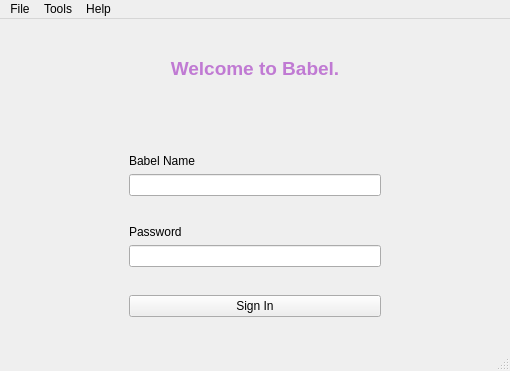
<?xml version="1.0" encoding="UTF-8"?>
<ui version="4.0">
 <class>BabelLoginWindow</class>
 <widget class="QMainWindow" name="BabelLoginWindow">
  <property name="geometry">
   <rect>
    <x>0</x>
    <y>0</y>
    <width>510</width>
    <height>371</height>
   </rect>
  </property>
  <property name="windowTitle">
   <string>MainWindow</string>
  </property>
  <property name="windowIcon">
   <iconset resource="Resources.qrc">
    <normaloff>:/images/icon/Resources/babel_icon_b.png</normaloff>:/images/icon/Resources/babel_icon_b.png</iconset>
  </property>
  <property name="styleSheet">
   <string notr="true">BabelLoginWindow
{
	background-image: url(:/images/background/Resources/login_background.png)
}
</string>
  </property>
  <widget class="QWidget" name="centralwidget">
   <layout class="QGridLayout" name="gridLayout">
    <item row="0" column="5" rowspan="12">
     <spacer name="spacer_12">
      <property name="sizeHint" stdset="0">
       <size>
        <width>20</width>
        <height>40</height>
       </size>
      </property>
     </spacer>
    </item>
    <item row="0" column="8" rowspan="12">
     <spacer name="spacer_13">
      <property name="sizeHint" stdset="0">
       <size>
        <width>20</width>
        <height>40</height>
       </size>
      </property>
     </spacer>
    </item>
    <item row="9" column="6" colspan="2">
     <spacer name="spacer_5">
      <property name="sizeHint" stdset="0">
       <size>
        <width>20</width>
        <height>40</height>
       </size>
      </property>
     </spacer>
    </item>
    <item row="3" column="6" colspan="2">
     <spacer name="spacer_3">
      <property name="sizeHint" stdset="0">
       <size>
        <width>20</width>
        <height>40</height>
       </size>
      </property>
     </spacer>
    </item>
    <item row="0" column="6" colspan="2">
     <spacer name="spacer">
      <property name="sizeHint" stdset="0">
       <size>
        <width>20</width>
        <height>40</height>
       </size>
      </property>
     </spacer>
    </item>
    <item row="0" column="4" rowspan="12">
     <spacer name="spacer_11">
      <property name="sizeHint" stdset="0">
       <size>
        <width>20</width>
        <height>40</height>
       </size>
      </property>
     </spacer>
    </item>
    <item row="0" column="9" rowspan="12">
     <spacer name="spacer_14">
      <property name="sizeHint" stdset="0">
       <size>
        <width>20</width>
        <height>40</height>
       </size>
      </property>
     </spacer>
    </item>
    <item row="0" column="10" rowspan="12">
     <spacer name="spacer_15">
      <property name="sizeHint" stdset="0">
       <size>
        <width>20</width>
        <height>40</height>
       </size>
      </property>
     </spacer>
    </item>
    <item row="0" column="3" rowspan="12">
     <spacer name="spacer_10">
      <property name="sizeHint" stdset="0">
       <size>
        <width>20</width>
        <height>40</height>
       </size>
      </property>
     </spacer>
    </item>
    <item row="0" column="1" rowspan="12">
     <spacer name="spacer_8">
      <property name="sizeHint" stdset="0">
       <size>
        <width>20</width>
        <height>40</height>
       </size>
      </property>
     </spacer>
    </item>
    <item row="0" column="11" rowspan="12">
     <spacer name="spacer_16">
      <property name="sizeHint" stdset="0">
       <size>
        <width>20</width>
        <height>40</height>
       </size>
      </property>
     </spacer>
    </item>
    <item row="0" column="12" rowspan="12">
     <spacer name="spacer_17">
      <property name="sizeHint" stdset="0">
       <size>
        <width>20</width>
        <height>40</height>
       </size>
      </property>
     </spacer>
    </item>
    <item row="0" column="2" rowspan="12">
     <spacer name="spacer_9">
      <property name="sizeHint" stdset="0">
       <size>
        <width>20</width>
        <height>40</height>
       </size>
      </property>
     </spacer>
    </item>
    <item row="0" column="0" rowspan="12">
     <spacer name="spacer_7">
      <property name="sizeHint" stdset="0">
       <size>
        <width>20</width>
        <height>40</height>
       </size>
      </property>
     </spacer>
    </item>
    <item row="0" column="13" rowspan="12">
     <spacer name="spacer_18">
      <property name="sizeHint" stdset="0">
       <size>
        <width>20</width>
        <height>40</height>
       </size>
      </property>
     </spacer>
    </item>
    <item row="11" column="6" colspan="2">
     <spacer name="spacer_6">
      <property name="sizeHint" stdset="0">
       <size>
        <width>20</width>
        <height>40</height>
       </size>
      </property>
     </spacer>
    </item>
    <item row="6" column="6" colspan="2">
     <spacer name="spacer_4">
      <property name="sizeHint" stdset="0">
       <size>
        <width>20</width>
        <height>40</height>
       </size>
      </property>
     </spacer>
    </item>
    <item row="2" column="6" colspan="2">
     <spacer name="spacer_2">
      <property name="sizeHint" stdset="0">
       <size>
        <width>20</width>
        <height>40</height>
       </size>
      </property>
     </spacer>
    </item>
    <item row="1" column="6" colspan="2">
     <widget class="QLabel" name="WelcomeToBabel">
      <property name="font">
       <font>
        <weight>75</weight>
        <bold>true</bold>
       </font>
      </property>
      <property name="styleSheet">
       <string notr="true"/>
      </property>
      <property name="text">
       <string>&lt;!DOCTYPE HTML PUBLIC &quot;-//W3C//DTD HTML 4.0//EN&quot; &quot;http://www.w3.org/TR/REC-html40/strict.dtd&quot;&gt;
&lt;html&gt;&lt;head&gt;&lt;meta name=&quot;qrichtext&quot; content=&quot;1&quot; /&gt;&lt;style type=&quot;text/css&quot;&gt;
p, li { white-space: pre-wrap; }
&lt;/style&gt;&lt;/head&gt;&lt;body style=&quot; font-family:'Ubuntu'; font-size:11pt; font-weight:600; font-style:normal;&quot;&gt;
&lt;p style=&quot; margin-top:0px; margin-bottom:0px; margin-left:0px; margin-right:0px; -qt-block-indent:0; text-indent:0px;&quot;&gt;&lt;span style=&quot; font-size:14pt; color:#c07ad3;&quot;&gt;Welcome to Babel.&lt;/span&gt;&lt;/p&gt;
&lt;p style=&quot;-qt-paragraph-type:empty; margin-top:0px; margin-bottom:0px; margin-left:0px; margin-right:0px; -qt-block-indent:0; text-indent:0px; font-size:14pt; color:#c07ad3;&quot;&gt;&lt;/p&gt;&lt;/body&gt;&lt;/html&gt;</string>
      </property>
      <property name="alignment">
       <set>Qt::AlignCenter</set>
      </property>
     </widget>
    </item>
    <item row="4" column="6">
     <widget class="QLabel" name="BabelName">
      <property name="text">
       <string>Babel Name</string>
      </property>
     </widget>
    </item>
    <item row="5" column="6" colspan="2">
     <widget class="QLineEdit" name="BabelNameLineEdit"/>
    </item>
    <item row="8" column="6" colspan="2">
     <widget class="QLineEdit" name="PasswordLineEdit">
      <property name="echoMode">
       <enum>QLineEdit::Password</enum>
      </property>
     </widget>
    </item>
    <item row="7" column="6">
     <widget class="QLabel" name="Password">
      <property name="text">
       <string>Password</string>
      </property>
     </widget>
    </item>
    <item row="10" column="6" colspan="2">
     <widget class="QPushButton" name="SignInButton">
      <property name="text">
       <string>Sign In</string>
      </property>
     </widget>
    </item>
   </layout>
   <zorder>spacer_12</zorder>
   <zorder>spacer_13</zorder>
   <zorder>spacer_5</zorder>
   <zorder>spacer_3</zorder>
   <zorder>spacer</zorder>
   <zorder>spacer_11</zorder>
   <zorder>spacer_14</zorder>
   <zorder>spacer_15</zorder>
   <zorder>spacer_10</zorder>
   <zorder>spacer_8</zorder>
   <zorder>spacer_16</zorder>
   <zorder>spacer_17</zorder>
   <zorder>spacer_9</zorder>
   <zorder>spacer_7</zorder>
   <zorder>spacer_18</zorder>
   <zorder>spacer_6</zorder>
   <zorder>spacer_4</zorder>
   <zorder>spacer_2</zorder>
   <zorder>WelcomeToBabel</zorder>
   <zorder>BabelName</zorder>
   <zorder>BabelNameLineEdit</zorder>
   <zorder>PasswordLineEdit</zorder>
   <zorder>Password</zorder>
   <zorder>SignInButton</zorder>
  </widget>
  <widget class="QStatusBar" name="statusbar"/>
  <widget class="QMenuBar" name="menubar">
   <property name="geometry">
    <rect>
     <x>0</x>
     <y>0</y>
     <width>510</width>
     <height>25</height>
    </rect>
   </property>
   <widget class="QMenu" name="menuFile">
    <property name="title">
     <string>File</string>
    </property>
    <addaction name="actionQuit"/>
   </widget>
   <widget class="QMenu" name="menuTools">
    <property name="title">
     <string>Tools</string>
    </property>
    <widget class="QMenu" name="menuLanguage_2">
     <property name="title">
      <string>Language</string>
     </property>
     <addaction name="separator"/>
     <addaction name="actionEnglish"/>
     <addaction name="actionFrench"/>
     <addaction name="actionSpanish"/>
     <addaction name="action1337"/>
    </widget>
    <addaction name="menuLanguage_2"/>
    <addaction name="actionSettings"/>
   </widget>
   <widget class="QMenu" name="menuHelp">
    <property name="title">
     <string>Help</string>
    </property>
    <addaction name="actionAbout"/>
    <addaction name="actionAbout_Qt"/>
   </widget>
   <addaction name="menuFile"/>
   <addaction name="menuTools"/>
   <addaction name="menuHelp"/>
  </widget>
  <action name="actionQuit">
   <property name="icon">
    <iconset resource="Resources.qrc">
     <normaloff>:/images/icon/Resources/exit.png</normaloff>:/images/icon/Resources/exit.png</iconset>
   </property>
   <property name="text">
    <string>Quit</string>
   </property>
   <property name="shortcut">
    <string>Ctrl+Q</string>
   </property>
   <property name="iconVisibleInMenu">
    <bool>true</bool>
   </property>
  </action>
  <action name="actionEnglish">
   <property name="icon">
    <iconset resource="Resources.qrc">
     <normaloff>:/images/icon/Resources/english_flag_icon.png</normaloff>:/images/icon/Resources/english_flag_icon.png</iconset>
   </property>
   <property name="text">
    <string>English</string>
   </property>
   <property name="iconVisibleInMenu">
    <bool>true</bool>
   </property>
  </action>
  <action name="actionFrench">
   <property name="icon">
    <iconset resource="Resources.qrc">
     <normaloff>:/images/icon/Resources/french_flag_icon.png</normaloff>:/images/icon/Resources/french_flag_icon.png</iconset>
   </property>
   <property name="text">
    <string>French</string>
   </property>
   <property name="iconVisibleInMenu">
    <bool>true</bool>
   </property>
  </action>
  <action name="actionSpanish">
   <property name="icon">
    <iconset resource="Resources.qrc">
     <normaloff>:/images/icon/Resources/spain_flag_icon.png</normaloff>:/images/icon/Resources/spain_flag_icon.png</iconset>
   </property>
   <property name="text">
    <string>Spanish</string>
   </property>
   <property name="iconVisibleInMenu">
    <bool>true</bool>
   </property>
  </action>
  <action name="action1337">
   <property name="text">
    <string>1337</string>
   </property>
  </action>
  <action name="actionIcon">
   <property name="icon">
    <iconset>
     <normaloff>Resources/english_flag_icon.png</normaloff>Resources/english_flag_icon.png</iconset>
   </property>
   <property name="text">
    <string>icon</string>
   </property>
  </action>
  <action name="actionAbout">
   <property name="text">
    <string>About Babel</string>
   </property>
  </action>
  <action name="actionAbout_Qt">
   <property name="text">
    <string>About Qt</string>
   </property>
  </action>
  <action name="actionSettings">
   <property name="text">
    <string>Settings</string>
   </property>
  </action>
  <action name="actionDisconnect">
   <property name="text">
    <string>Disconnect</string>
   </property>
  </action>
 </widget>
 <resources>
  <include location="Resources.qrc"/>
 </resources>
 <connections>
  <connection>
   <sender>actionQuit</sender>
   <signal>activated()</signal>
   <receiver>BabelLoginWindow</receiver>
   <slot>QuitCommand()</slot>
   <hints>
    <hint type="sourcelabel">
     <x>-1</x>
     <y>-1</y>
    </hint>
    <hint type="destinationlabel">
     <x>399</x>
     <y>299</y>
    </hint>
   </hints>
  </connection>
  <connection>
   <sender>action1337</sender>
   <signal>activated()</signal>
   <receiver>BabelLoginWindow</receiver>
   <slot>changeLanguageTo1337()</slot>
   <hints>
    <hint type="sourcelabel">
     <x>-1</x>
     <y>-1</y>
    </hint>
    <hint type="destinationlabel">
     <x>330</x>
     <y>237</y>
    </hint>
   </hints>
  </connection>
  <connection>
   <sender>actionEnglish</sender>
   <signal>activated()</signal>
   <receiver>BabelLoginWindow</receiver>
   <slot>changeLanguageToEnglish()</slot>
   <hints>
    <hint type="sourcelabel">
     <x>-1</x>
     <y>-1</y>
    </hint>
    <hint type="destinationlabel">
     <x>330</x>
     <y>237</y>
    </hint>
   </hints>
  </connection>
  <connection>
   <sender>actionFrench</sender>
   <signal>activated()</signal>
   <receiver>BabelLoginWindow</receiver>
   <slot>changeLanguageToFrench()</slot>
   <hints>
    <hint type="sourcelabel">
     <x>-1</x>
     <y>-1</y>
    </hint>
    <hint type="destinationlabel">
     <x>330</x>
     <y>237</y>
    </hint>
   </hints>
  </connection>
  <connection>
   <sender>actionSpanish</sender>
   <signal>activated()</signal>
   <receiver>BabelLoginWindow</receiver>
   <slot>changeLanguageToSpanish()</slot>
   <hints>
    <hint type="sourcelabel">
     <x>-1</x>
     <y>-1</y>
    </hint>
    <hint type="destinationlabel">
     <x>330</x>
     <y>237</y>
    </hint>
   </hints>
  </connection>
  <connection>
   <sender>actionAbout</sender>
   <signal>activated()</signal>
   <receiver>BabelLoginWindow</receiver>
   <slot>openAboutWindow()</slot>
   <hints>
    <hint type="sourcelabel">
     <x>-1</x>
     <y>-1</y>
    </hint>
    <hint type="destinationlabel">
     <x>214</x>
     <y>184</y>
    </hint>
   </hints>
  </connection>
  <connection>
   <sender>actionSettings</sender>
   <signal>activated()</signal>
   <receiver>BabelLoginWindow</receiver>
   <slot>openSettings()</slot>
   <hints>
    <hint type="sourcelabel">
     <x>-1</x>
     <y>-1</y>
    </hint>
    <hint type="destinationlabel">
     <x>254</x>
     <y>185</y>
    </hint>
   </hints>
  </connection>
  <connection>
   <sender>PasswordLineEdit</sender>
   <signal>returnPressed()</signal>
   <receiver>SignInButton</receiver>
   <slot>click()</slot>
   <hints>
    <hint type="sourcelabel">
     <x>254</x>
     <y>254</y>
    </hint>
    <hint type="destinationlabel">
     <x>254</x>
     <y>306</y>
    </hint>
   </hints>
  </connection>
  <connection>
   <sender>SignInButton</sender>
   <signal>clicked()</signal>
   <receiver>BabelLoginWindow</receiver>
   <slot>signIn()</slot>
   <hints>
    <hint type="sourcelabel">
     <x>254</x>
     <y>306</y>
    </hint>
    <hint type="destinationlabel">
     <x>254</x>
     <y>185</y>
    </hint>
   </hints>
  </connection>
 </connections>
 <slots>
  <slot>QuitCommand()</slot>
  <slot>changeLanguageToEnglish()</slot>
  <slot>changeLanguageToFrench()</slot>
  <slot>changeLanguageToSpanish()</slot>
  <slot>changeLanguageTo1337()</slot>
  <slot>signIn()</slot>
  <slot>openAboutWindow()</slot>
  <slot>openSettings()</slot>
 </slots>
</ui>
